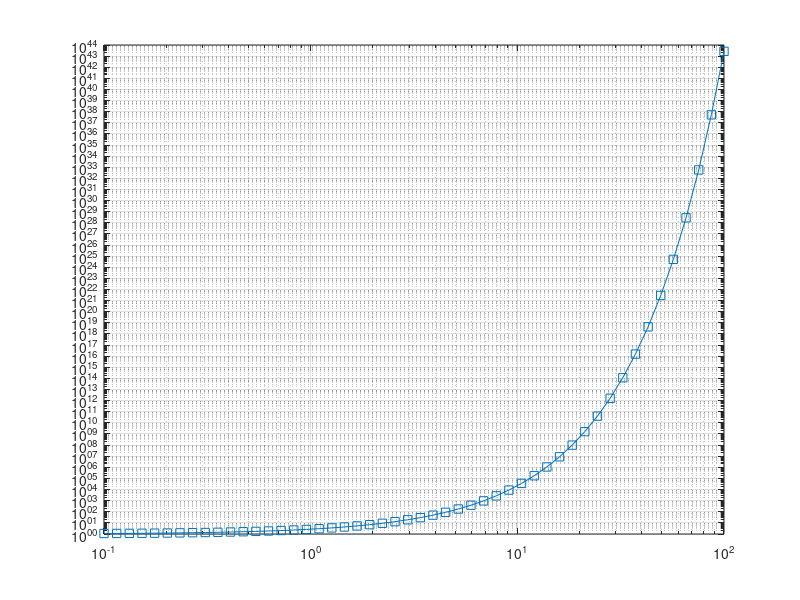

Write the MATLAB code that produced this figure.
% pouziti funkce loglog
% k vykresleni grafu v logaritmicko-logaritmickych souradnicich

x=logspace(-1,2); %generovani bodu v logaritmickem prostoru
loglog(x,exp(x),'-s') % body budou ctverce, cara bude plnou carou
grid on % s mrizkou